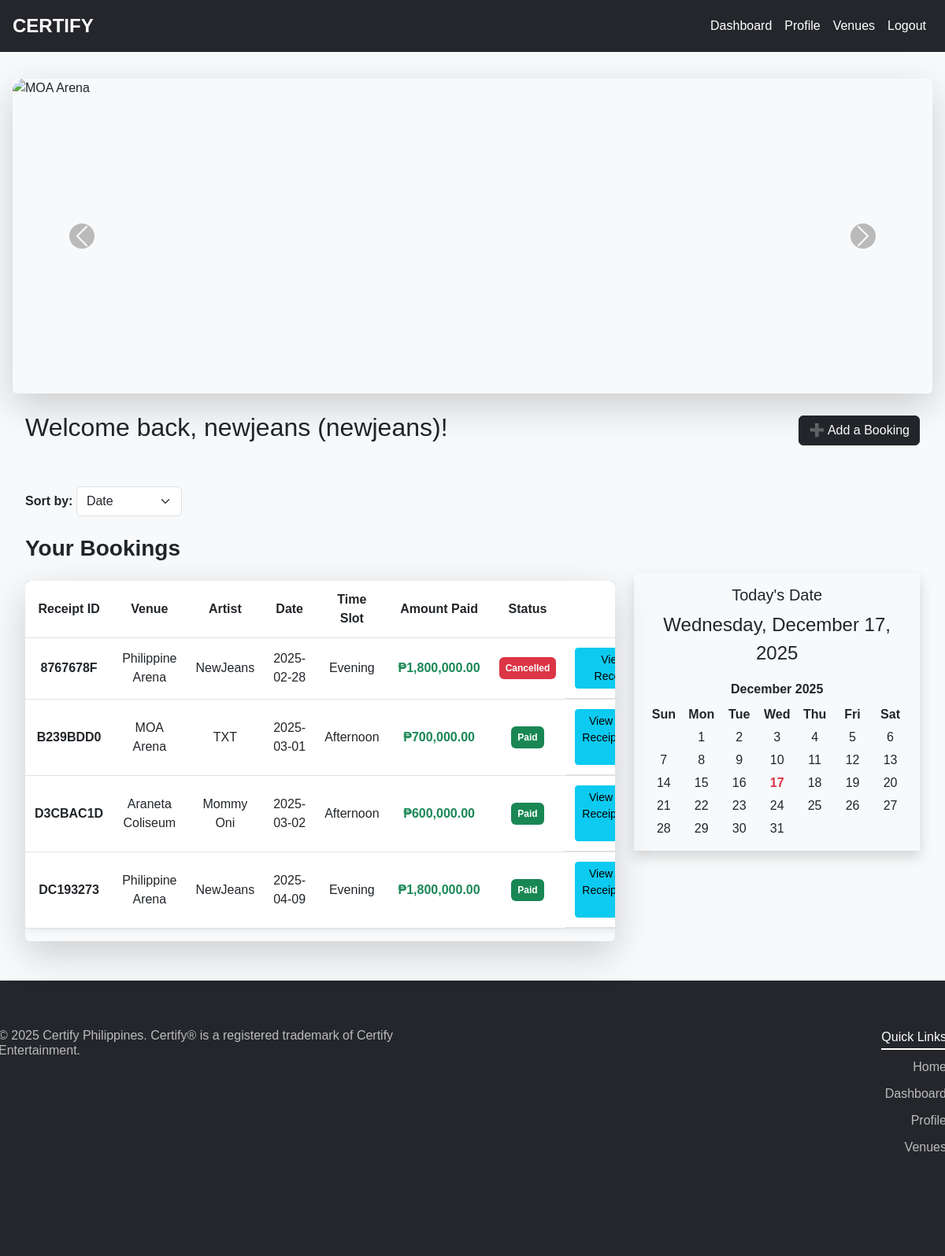
Page /dashboard (signed in) on the committed database.
### models.py (models this page shows)
class User(db.Model, UserMixin):
    id = db.Column(db.Integer, primary_key=True)
    agency_name = db.Column(db.String(100), nullable=False)
    username = db.Column(db.String(50), unique=True, nullable=False)
    password = db.Column(db.String(255), nullable=False)
    created_at = db.Column(db.DateTime, default=db.func.current_timestamp())
    bookings = db.relationship('Booking', backref='user', lazy=True)

class Booking(db.Model):
    id = db.Column(db.Integer, primary_key=True)
    user_id = db.Column(db.Integer, db.ForeignKey('user.id'), nullable=False)
    venue_id = db.Column(db.Integer, db.ForeignKey('venue.id'), nullable=False)
    artist_name = db.Column(db.String(100), nullable=False)
    concert_title = db.Column(db.String(100), nullable=False)
    date = db.Column(db.Date, nullable=False)
    time_slot = db.Column(db.String(50), nullable=False)
    amount_expected = db.Column(db.Float, nullable=False)
    status = db.Column(db.String(20), default="Paid")
    receipt_id = db.Column(db.String(20), unique=True, nullable=False)
    transaction = db.relationship('Transaction', uselist=False, backref='booking')

class Venue(db.Model):
    id = db.Column(db.Integer, primary_key=True)
    name = db.Column(db.String(100), unique=True, nullable=False)
    location = db.Column(db.String(200), nullable=False)
    capacity = db.Column(db.Integer, nullable=False)
    morning_price = db.Column(db.Float, nullable=False)
    afternoon_price = db.Column(db.Float, nullable=False)
    evening_price = db.Column(db.Float, nullable=False)
    bookings = db.relationship('Booking', backref='venue', lazy=True)

### routes.py (the view)
@app.route('/dashboard')
@login_required
def dashboard():
    sort_by = request.args.get('sort', 'date')
    sort_options = {
        "date": Booking.date.asc(),
        "artist": Booking.artist_name.asc(),
        "venue": Venue.name.asc(),
        "time_slot": case(
            (Booking.time_slot == "Morning", 1),
            (Booking.time_slot == "Afternoon", 2),
            (Booking.time_slot == "Evening", 3),
            else_=4
        ),
        "agency": User.agency_name.asc()
    }
    sort_field = sort_options.get(sort_by, Booking.date.asc())
    user_bookings = (
        db.session.query(Booking)
        .join(Venue)
        .join(User, Booking.user_id == User.id)
        .filter(Booking.user_id == current_user.id)
        .order_by(sort_field)
        .all()
    )
    venues = Venue.query.all()
    return render_template('dashboard.html', bookings=user_bookings, venues=venues,
                           agency_name=current_user.agency_name, username=current_user.username)

### routes.py (called while the page is built)
@login_manager.user_loader
def load_user(user_id):
    return User.query.get(int(user_id))

### templates/dashboard.html (shortened to what this page needs)
{% extends 'base.html' %}
{% block content %}
<div class="ms-3 me-3 mb-5 mt-5">
<div id="arenaCarousel" class="carousel slide mb-4 shadow-lg rounded overflow-hidden" data-bs-ride="carousel">
    <div class="carousel-inner">
        <div class="carousel-item active">
            <img src="{{ url_for('static', filename='images/MOA_Arena.jpg') }}" class="d-block w-100 carousel-img" alt="MOA Arena">
        </div>
    </div>
    <button class="carousel-control-prev" type="button" data-bs-target="#arenaCarousel" data-bs-slide="prev">
        <span class="carousel-control-prev-icon custom-arrow" aria-hidden="true"></span>
    </button>
    <button class="carousel-control-next" type="button" data-bs-target="#arenaCarousel" data-bs-slide="next">
        <span class="carousel-control-next-icon custom-arrow" aria-hidden="true"></span>
    </button>
</div>
<div class="container mt-5">
    <div class="ms-3 me-3 mb-5">
        <div class="d-flex justify-content-between align-items-center mb-5">
            <h2>Welcome back, {{ agency_name }} ({{ username }})!</h2>
            <button class="btn btn-primary" type="button" data-bs-toggle="collapse" data-bs-target="#bookingForm">
                ➕ Add a Booking
            </button>
        </div>
        <div class="mb-4">
            <label for="sort" class="fw-bold">Sort by:</label>
            <select id="sort" class="form-select w-auto d-inline-block" onchange="sortDashboard()">
                <option value="date" {% if request.args.get('sort', 'date') == 'date' %}selected{% endif %}>Date</option>
            </select>
        </div>
        <div class="row">
            <div class="col-lg-8">
                <h3 class="mb-4 fw-bold text-dark">Your Bookings</h3>
                {% if bookings %}
                    <div class="table-responsive shadow-lg rounded">
                        <table class="table align-middle text-center">
                            <thead class="bg-primary text-white">
                                <tr>
                                    <th>Receipt ID</th>
                                    <th>Venue</th>
                                    <th>Artist</th>
                                    <th>Date</th>
                                    <th>Time Slot</th>
                                    <th>Amount Paid</th>
                                    <th>Status</th>
                                    <th>Actions</th>
                                </tr>
                            </thead>
                            <tbody class="bg-light">
                                {% for booking in bookings %}
                                    <tr class="border-bottom">
                                        <td class="fw-bold">{{ booking.receipt_id }}</td>
                                        <td>{{ booking.venue.name }}</td>
                                        <td>{{ booking.artist_name }}</td>
                                        <td>{{ booking.date }}</td>
                                        <td>{{ booking.time_slot }}</td>
                                        <td class="fw-bold text-success">₱{{ "{:,.2f}".format(booking.amount_expected) }}</td>
                                        <td>
                                            <span class="badge {% if booking.status == 'Paid' %}bg-success{% else %}bg-danger{% endif %} p-2">
                                                {{ booking.status }}
                                            </span>
                                        </td>
                                        <td class="d-flex gap-2">
                                            <a href="{{ url_for('view_receipt', booking_id=booking.id) }}" class="btn btn-info btn-sm">View Receipt</a>
                                        </td>
                                    </tr>
                                {% endfor %}
                            </tbody>
                        </table>
                    </div>
                {% else %}
                    <p class="text-center text-muted">You have no bookings.</p>
                {% endif %}
            </div>
            <div class="col-lg-4 mb-5 pt-5">
                <div class="cardd shadow p-3 mb-5">
                    <h5 class="text-center">Today's Date</h5>
                    <div id="calendar" class="text-center fs-4 text-dark"></div>
                    <div id="calendar-grid" class="mt-3"></div>
                </div>
            </div>
        </div>
</div>
{% endblock %}

### static/css/styles.css (style rules this page uses)
html, body { margin: 0; padding: 0; overflow-x: hidden; }
body { background-color: #f8f9fa; font-family: 'Arial', sans-serif; padding: 0px 0px }
.container { max-width: 100% !important; width: 100% !important; margin: 0 !important; padding: 0 !important; }
.table { background: #fff; box-shadow: 0 0 10px rgba(0, 0, 0, 0.1); }
.btn-primary { background-color: #24262b; border-color: #24262b; }
.row { display: flex; justify-content: space-between; align-items: flex-start; flex-wrap: wrap; }
.shadow { box-shadow: 0 4px 8px rgba(0, 0, 0, 0.1); }
.carousel { max-width: 1200px; margin: 0 auto; border-radius: 15px; overflow: hidden; }
.carousel-img { height: 400px; object-fit: cover; border-radius: 15px; }
.custom-arrow { background-color: rgba(0, 0, 0, 0.5); border-radius: 50%; padding: 10px; transition: background-color 0.3s ease-in-out; }
.table-responsive { border-radius: 8px; overflow: hidden; box-shadow: 0px 4px 10px rgba(0, 0, 0, 0.1); }
.table { border-collapse: collapse; background: #fff; }
.table th, .table td { padding: 12px; vertical-align: middle; }
.container { max-width: 1200px; }
.row { margin-bottom: 50px; }

### rows in the picture
User: agency_name "newjeans", username "newjeans"
Booking: receipt_id "8767678F", venue.name "Philippine Arena", artist_name "NewJeans", date "2025-02-28", time_slot "Evening", amount_expected "1,800,000.00", status "Cancelled"
Booking: receipt_id "B239BDD0", venue.name "MOA Arena", artist_name "TXT", date "2025-03-01", time_slot "Afternoon", amount_expected "700,000.00", status "Paid"
Booking: receipt_id "D3CBAC1D", venue.name "Araneta Coliseum", artist_name "Mommy Oni", date "2025-03-02", time_slot "Afternoon", amount_expected "600,000.00", status "Paid"
Booking: receipt_id "DC193273", venue.name "Philippine Arena", artist_name "NewJeans", date "2025-04-09", time_slot "Evening", amount_expected "1,800,000.00", status "Paid"
